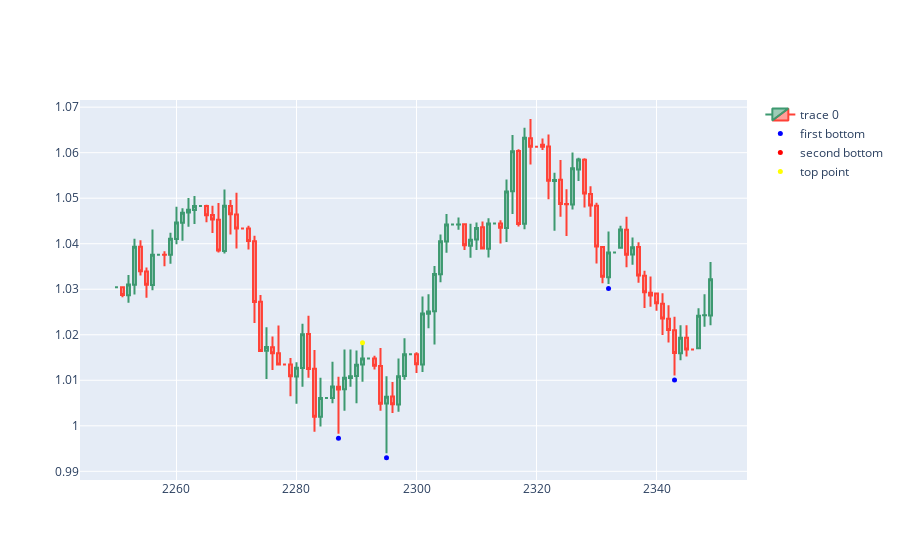

The notebook cell this image was saved under:
### Markdown cell above
## visualization

### Code cell
import plotly.graph_objects as go
from plotly.subplots import make_subplots
from datetime import datetime
dfpl = df2[2250:2350]
fig = go.Figure(data=[go.Candlestick(x=dfpl.index,
                open=dfpl['open'],
                high=dfpl['high'],
                low=dfpl['low'],
                close=dfpl['close'])])

fig.add_scatter(x=dfpl.index, y=dfpl['first'], mode="markers",
                marker=dict(size=5, color="blue"),
                name="first bottom")
fig.add_scatter(x=dfpl.index, y=dfpl['second'], mode="markers",
                marker=dict(size=5, color="red"),
                name="second bottom")
fig.add_scatter(x=dfpl.index, y=dfpl['highpoint2'], mode="markers",
                marker=dict(size=5, color="yellow"),
                name="top point")
fig.update_layout(xaxis_rangeslider_visible=False)
fig.show()
